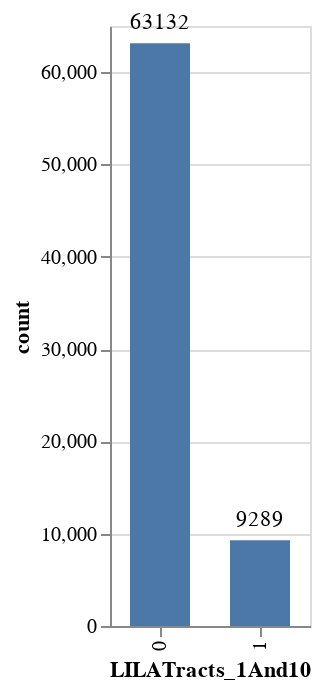

The notebook cell saved with this chart:
### Markdown cell above
#### Check for Label Imbalance
Checking for label imbalance here. There is a clear imbalance in the data.  We'll account for the label imbalance later, when building our model.

### Code cell
# Check for imbalaced labels
val_counts = pd.DataFrame(df[label].value_counts()).reset_index()
base = alt.Chart(val_counts).encode(
    x=alt.X(label + ':N', sort='-y'),
    y='count',
    text = 'count'
).properties(width=100)
base.mark_bar(size=30) + base.mark_text(align='center', dy=-10)

### Figure 1 — Vega-Lite specification as saved in the notebook (floating-point values rounded to 4 significant figures)
{"config": {"view": {"continuousWidth": 400, "continuousHeight": 300}}, "layer": [{"mark": {"type": "bar", "size": 30}, "encoding": {"text": {"field": "count", "type": "quantitative"}, "x": {"field": "LILATracts_1And10", "sort": "-y", "type": "nominal"}, "y": {"field": "count", "type": "quantitative"}}, "width": 100}, {"mark": {"type": "text", "align": "center", "dy": -10}, "encoding": {"text": {"field": "count", "type": "quantitative"}, "x": {"field": "LILATracts_1And10", "sort": "-y", "type": "nominal"}, "y": {"field": "count", "type": "quantitative"}}, "width": 100}], "data": {"name": "data-7f6d7f452a6740ddaa5f4d663ad7acfc"}, "$schema": "https://vega.github.io/schema/vega-lite/v4.17.0.json", "datasets": {"data-7f6d7f452a6740ddaa5f4d663ad7acfc": [{"LILATracts_1And10": 0, "count": 63132}, {"LILATracts_1And10": 1, "count": 9289}]}}
